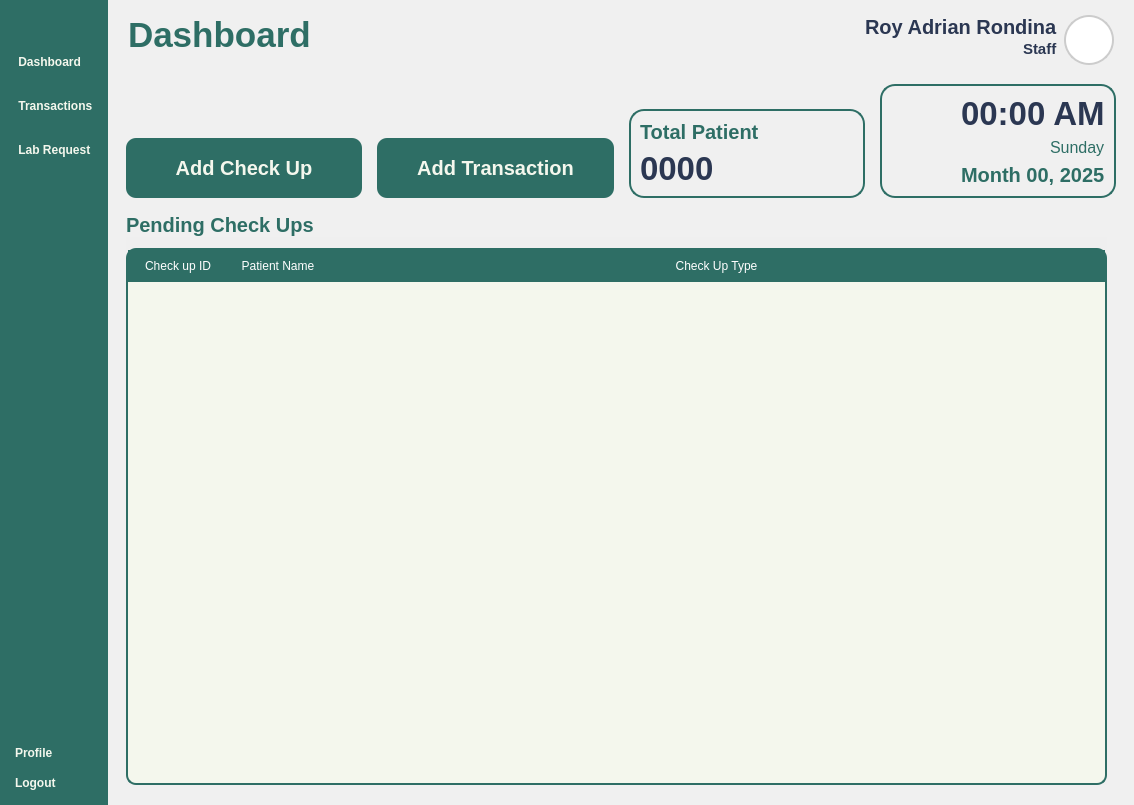
<?xml version="1.0" encoding="UTF-8"?>
<ui version="4.0">
 <class>Form</class>
 <widget class="QWidget" name="Form">
  <property name="geometry">
   <rect>
    <x>0</x>
    <y>0</y>
    <width>1134</width>
    <height>805</height>
   </rect>
  </property>
  <property name="windowTitle">
   <string>Form</string>
  </property>
  <property name="styleSheet">
   <string notr="true">*{
	padding: 0px;
	margin: 0px;
	border: 0px;
}
QPushButton {
	font: 900 17pt &quot;Satoshi Black&quot;;
	background-color: transparent;
 	border-radius: 10px;
	font-weight: bold;
	color: #F4F7ED;
	text-align: left;
	padding: 5px 5px;
}
#NavBar {
    background-color: #2E6E65; 
}
QLabel {
	font: 900 10pt &quot;Satoshi Black&quot;;
	font-size: 20px;
	font-weight: bold;
	color: #2E6E65;
	qproperty-alignment: 'AlignLeft';
    qproperty-wordWrap: true;
	background: transparent;
}

</string>
  </property>
  <layout class="QHBoxLayout" name="horizontalLayout">
   <property name="spacing">
    <number>0</number>
   </property>
   <property name="leftMargin">
    <number>0</number>
   </property>
   <property name="topMargin">
    <number>0</number>
   </property>
   <property name="rightMargin">
    <number>0</number>
   </property>
   <property name="bottomMargin">
    <number>0</number>
   </property>
   <item>
    <widget class="QWidget" name="NavBar" native="true">
     <property name="sizePolicy">
      <sizepolicy hsizetype="Preferred" vsizetype="Expanding">
       <horstretch>0</horstretch>
       <verstretch>0</verstretch>
      </sizepolicy>
     </property>
     <layout class="QVBoxLayout" name="verticalLayout_3">
      <property name="spacing">
       <number>6</number>
      </property>
      <property name="leftMargin">
       <number>10</number>
      </property>
      <property name="topMargin">
       <number>10</number>
      </property>
      <property name="rightMargin">
       <number>10</number>
      </property>
      <property name="bottomMargin">
       <number>10</number>
      </property>
      <item>
       <widget class="QPushButton" name="DashBoardButton_2">
        <property name="text">
         <string/>
        </property>
        <property name="icon">
         <iconset resource="../Images/resources.qrc">
          <normaloff>:/icons/icons/align-justify.svg</normaloff>:/icons/icons/align-justify.svg</iconset>
        </property>
        <property name="iconSize">
         <size>
          <width>40</width>
          <height>40</height>
         </size>
        </property>
       </widget>
      </item>
      <item>
       <spacer name="verticalSpacer_3">
        <property name="orientation">
         <enum>Qt::Vertical</enum>
        </property>
        <property name="sizeType">
         <enum>QSizePolicy::Fixed</enum>
        </property>
        <property name="sizeHint" stdset="0">
         <size>
          <width>20</width>
          <height>10</height>
         </size>
        </property>
       </spacer>
      </item>
      <item>
       <layout class="QVBoxLayout" name="MainButtons_2">
        <property name="spacing">
         <number>20</number>
        </property>
        <property name="sizeConstraint">
         <enum>QLayout::SetNoConstraint</enum>
        </property>
        <item>
         <widget class="QPushButton" name="DashboardButton">
          <property name="styleSheet">
           <string notr="true">QPushButton{
	font: 900 20pt &quot;Satoshi Black&quot;;	
}
</string>
          </property>
          <property name="text">
           <string> Dashboard</string>
          </property>
          <property name="icon">
           <iconset resource="../Images/resources.qrc">
            <normaloff>:/icons/icons/layout-dashboard.svg</normaloff>:/icons/icons/layout-dashboard.svg</iconset>
          </property>
          <property name="iconSize">
           <size>
            <width>40</width>
            <height>40</height>
           </size>
          </property>
         </widget>
        </item>
        <item>
         <widget class="QPushButton" name="TransactionsButton">
          <property name="text">
           <string> Transactions</string>
          </property>
          <property name="icon">
           <iconset resource="../Images/resources.qrc">
            <normaloff>:/icons/icons/tickets.svg</normaloff>:/icons/icons/tickets.svg</iconset>
          </property>
          <property name="iconSize">
           <size>
            <width>40</width>
            <height>40</height>
           </size>
          </property>
         </widget>
        </item>
        <item>
         <widget class="QPushButton" name="LabButton">
          <property name="text">
           <string> Lab Request</string>
          </property>
          <property name="icon">
           <iconset resource="../Images/resources.qrc">
            <normaloff>:/icons/icons/test-tubes.svg</normaloff>:/icons/icons/test-tubes.svg</iconset>
          </property>
          <property name="iconSize">
           <size>
            <width>40</width>
            <height>40</height>
           </size>
          </property>
         </widget>
        </item>
       </layout>
      </item>
      <item>
       <spacer name="verticalSpacer_4">
        <property name="orientation">
         <enum>Qt::Vertical</enum>
        </property>
        <property name="sizeType">
         <enum>QSizePolicy::Expanding</enum>
        </property>
        <property name="sizeHint" stdset="0">
         <size>
          <width>20</width>
          <height>40</height>
         </size>
        </property>
       </spacer>
      </item>
      <item>
       <layout class="QVBoxLayout" name="verticalLayout_4">
        <property name="sizeConstraint">
         <enum>QLayout::SetNoConstraint</enum>
        </property>
        <item>
         <widget class="QPushButton" name="ProfileButton">
          <property name="text">
           <string>Profile</string>
          </property>
          <property name="icon">
           <iconset resource="../Images/resources.qrc">
            <normaloff>:/icons/icons/user-round-cog.svg</normaloff>:/icons/icons/user-round-cog.svg</iconset>
          </property>
          <property name="iconSize">
           <size>
            <width>40</width>
            <height>40</height>
           </size>
          </property>
         </widget>
        </item>
        <item>
         <widget class="QPushButton" name="LogoutButton">
          <property name="text">
           <string>Logout</string>
          </property>
          <property name="icon">
           <iconset resource="../Images/resources.qrc">
            <normaloff>:/icons/icons/log-out.svg</normaloff>:/icons/icons/log-out.svg</iconset>
          </property>
          <property name="iconSize">
           <size>
            <width>40</width>
            <height>40</height>
           </size>
          </property>
         </widget>
        </item>
       </layout>
      </item>
     </layout>
    </widget>
   </item>
   <item>
    <widget class="QWidget" name="MainBodyContainer" native="true">
     <property name="sizePolicy">
      <sizepolicy hsizetype="Expanding" vsizetype="Preferred">
       <horstretch>0</horstretch>
       <verstretch>0</verstretch>
      </sizepolicy>
     </property>
     <property name="styleSheet">
      <string notr="true">#MainBodyContainer {
	background-color: #f0f0f0;
}

#Header {
	padding: 20px 20px;
}
QLabel {
    padding: 0px; 
}
#UserType {
	font: 300 10pt &quot;Lexend Light&quot;;
	font-size: 15px;
	color: #2B3752;
}
#UserName {
	font: 600 10pt &quot;Lexend SemiBold&quot;;
	font-size: 25px;
	color: #2B3752;
}
#InterfaceTitle{
	font-size: 40px;
}
QGraphicsView {
    border: 2px solid #ccc; 
    border-radius: 25px;
    background: white; 
}

QComboBox {
    background-color: #2E6E65; 
    font-size: 15px;
    color: #1b3b3a; 
    border-radius: 10px;
    padding: 5px 10px;
    border: 1px solid #2E6E65; 
}

QComboBox::drop-down {
    background: transparent;
    border: none;
    width: 20px;
}

QPushButton {
	background-color: #2e6e65;
	font-size: 20px;
}



</string>
     </property>
     <layout class="QVBoxLayout" name="verticalLayout">
      <property name="spacing">
       <number>0</number>
      </property>
      <property name="leftMargin">
       <number>0</number>
      </property>
      <property name="topMargin">
       <number>0</number>
      </property>
      <property name="rightMargin">
       <number>0</number>
      </property>
      <property name="bottomMargin">
       <number>0</number>
      </property>
      <item>
       <widget class="QFrame" name="Header">
        <property name="styleSheet">
         <string notr="true">#Header {
	padding: 10px 20px;
	padding-top: 15px;
}
QLabel {
    padding: 0px; 
}
#UserType {
	font: 300 10pt &quot;Lexend Light&quot;;
	font-size: 15px;
	color: #2B3752;
}
#UserName {
	font: 600 10pt &quot;Lexend SemiBold&quot;;
	font-size: 20px;
	color: #2B3752;
}
#InterfaceTitle{
	font-size: 35px;
}
QGraphicsView {
    border: 2px solid #ccc; 
    border-radius: 25px;
    background: white; 
}</string>
        </property>
        <property name="frameShape">
         <enum>QFrame::StyledPanel</enum>
        </property>
        <property name="frameShadow">
         <enum>QFrame::Raised</enum>
        </property>
        <layout class="QHBoxLayout" name="horizontalLayout_2">
         <property name="leftMargin">
          <number>0</number>
         </property>
         <property name="topMargin">
          <number>0</number>
         </property>
         <property name="rightMargin">
          <number>0</number>
         </property>
         <property name="bottomMargin">
          <number>0</number>
         </property>
         <item>
          <widget class="QLabel" name="InterfaceTitle">
           <property name="layoutDirection">
            <enum>Qt::LeftToRight</enum>
           </property>
           <property name="text">
            <string>Dashboard</string>
           </property>
           <property name="alignment">
            <set>Qt::AlignLeading</set>
           </property>
          </widget>
         </item>
         <item>
          <layout class="QHBoxLayout" name="UserPanel">
           <property name="rightMargin">
            <number>0</number>
           </property>
           <item>
            <layout class="QVBoxLayout" name="UserInfo">
             <property name="spacing">
              <number>0</number>
             </property>
             <item alignment="Qt::AlignRight">
              <widget class="QLabel" name="UserName">
               <property name="text">
                <string>Roy Adrian Rondina</string>
               </property>
               <property name="alignment">
                <set>Qt::AlignLeading</set>
               </property>
              </widget>
             </item>
             <item alignment="Qt::AlignRight">
              <widget class="QLabel" name="UserType">
               <property name="text">
                <string>Staff</string>
               </property>
               <property name="alignment">
                <set>Qt::AlignLeading</set>
               </property>
              </widget>
             </item>
            </layout>
           </item>
           <item>
            <widget class="QFrame" name="Profile">
             <property name="sizePolicy">
              <sizepolicy hsizetype="Fixed" vsizetype="Fixed">
               <horstretch>0</horstretch>
               <verstretch>0</verstretch>
              </sizepolicy>
             </property>
             <property name="minimumSize">
              <size>
               <width>50</width>
               <height>50</height>
              </size>
             </property>
             <property name="maximumSize">
              <size>
               <width>50</width>
               <height>50</height>
              </size>
             </property>
             <property name="frameShape">
              <enum>QFrame::StyledPanel</enum>
             </property>
             <property name="frameShadow">
              <enum>QFrame::Raised</enum>
             </property>
             <layout class="QVBoxLayout" name="verticalLayout_5">
              <property name="spacing">
               <number>0</number>
              </property>
              <property name="leftMargin">
               <number>0</number>
              </property>
              <property name="topMargin">
               <number>0</number>
              </property>
              <property name="rightMargin">
               <number>0</number>
              </property>
              <property name="bottomMargin">
               <number>0</number>
              </property>
              <item>
               <widget class="QGraphicsView" name="ProfilePic">
                <property name="enabled">
                 <bool>true</bool>
                </property>
                <property name="sizePolicy">
                 <sizepolicy hsizetype="Preferred" vsizetype="Preferred">
                  <horstretch>0</horstretch>
                  <verstretch>0</verstretch>
                 </sizepolicy>
                </property>
                <property name="minimumSize">
                 <size>
                  <width>0</width>
                  <height>0</height>
                 </size>
                </property>
               </widget>
              </item>
             </layout>
            </widget>
           </item>
          </layout>
         </item>
        </layout>
       </widget>
      </item>
      <item>
       <widget class="QWidget" name="widget" native="true">
        <property name="sizePolicy">
         <sizepolicy hsizetype="Preferred" vsizetype="Expanding">
          <horstretch>0</horstretch>
          <verstretch>0</verstretch>
         </sizepolicy>
        </property>
        <layout class="QVBoxLayout" name="verticalLayout_2">
         <property name="topMargin">
          <number>0</number>
         </property>
         <property name="bottomMargin">
          <number>20</number>
         </property>
         <item>
          <widget class="QWidget" name="TopOverview" native="true">
           <property name="styleSheet">
            <string notr="true">#AddCheckUpButton, #AddTransactionButton {
	text-align: center;
}

#TotalPatient, #DayFrame {
	border: 2px solid  #2e6e65;
    border-radius: 15px; 
}

#Review {
	color: #2b3752;
	font-weight: 300;
	font-size: 12px;
}

#Total, #Time {
	color: #2b3752;
	font-size: 33px;
}

#Day {
	color: #2e6e65;
	font-weight: 300;
	font-size: 16px
}

</string>
           </property>
           <layout class="QHBoxLayout" name="horizontalLayout_3">
            <property name="spacing">
             <number>15</number>
            </property>
            <property name="bottomMargin">
             <number>0</number>
            </property>
            <item alignment="Qt::AlignBottom">
             <widget class="QPushButton" name="AddCheckUpButton">
              <property name="minimumSize">
               <size>
                <width>0</width>
                <height>60</height>
               </size>
              </property>
              <property name="maximumSize">
               <size>
                <width>16777215</width>
                <height>60</height>
               </size>
              </property>
              <property name="text">
               <string>Add Check Up</string>
              </property>
              <property name="icon">
               <iconset resource="../Images/resources.qrc">
                <normaloff>:/icons/icons/file-plus-2.svg</normaloff>:/icons/icons/file-plus-2.svg</iconset>
              </property>
              <property name="iconSize">
               <size>
                <width>40</width>
                <height>40</height>
               </size>
              </property>
             </widget>
            </item>
            <item alignment="Qt::AlignBottom">
             <widget class="QPushButton" name="AddTransactionButton">
              <property name="minimumSize">
               <size>
                <width>0</width>
                <height>60</height>
               </size>
              </property>
              <property name="maximumSize">
               <size>
                <width>16777215</width>
                <height>60</height>
               </size>
              </property>
              <property name="text">
               <string>Add Transaction</string>
              </property>
              <property name="icon">
               <iconset resource="../Images/resources.qrc">
                <normaloff>:/icons/icons/ticket-plus.svg</normaloff>:/icons/icons/ticket-plus.svg</iconset>
              </property>
              <property name="iconSize">
               <size>
                <width>40</width>
                <height>40</height>
               </size>
              </property>
             </widget>
            </item>
            <item alignment="Qt::AlignBottom">
             <widget class="QFrame" name="TotalPatient">
              <property name="sizePolicy">
               <sizepolicy hsizetype="Preferred" vsizetype="Preferred">
                <horstretch>0</horstretch>
                <verstretch>0</verstretch>
               </sizepolicy>
              </property>
              <property name="frameShape">
               <enum>QFrame::StyledPanel</enum>
              </property>
              <property name="frameShadow">
               <enum>QFrame::Raised</enum>
              </property>
              <layout class="QVBoxLayout" name="verticalLayout_8">
               <item alignment="Qt::AlignBottom">
                <widget class="QLabel" name="label_9">
                 <property name="text">
                  <string>Total Patient</string>
                 </property>
                </widget>
               </item>
               <item>
                <widget class="QLabel" name="Total">
                 <property name="sizePolicy">
                  <sizepolicy hsizetype="Preferred" vsizetype="Maximum">
                   <horstretch>0</horstretch>
                   <verstretch>0</verstretch>
                  </sizepolicy>
                 </property>
                 <property name="text">
                  <string>0000</string>
                 </property>
                </widget>
               </item>
              </layout>
             </widget>
            </item>
            <item>
             <widget class="QFrame" name="DayFrame">
              <property name="frameShape">
               <enum>QFrame::StyledPanel</enum>
              </property>
              <property name="frameShadow">
               <enum>QFrame::Raised</enum>
              </property>
              <layout class="QVBoxLayout" name="verticalLayout_9">
               <item alignment="Qt::AlignRight">
                <widget class="QLabel" name="Time">
                 <property name="text">
                  <string>00:00 AM</string>
                 </property>
                </widget>
               </item>
               <item alignment="Qt::AlignRight">
                <widget class="QLabel" name="Day">
                 <property name="text">
                  <string>Sunday</string>
                 </property>
                </widget>
               </item>
               <item alignment="Qt::AlignRight">
                <widget class="QLabel" name="Month">
                 <property name="text">
                  <string>Month 00, 2025</string>
                 </property>
                </widget>
               </item>
              </layout>
             </widget>
            </item>
           </layout>
          </widget>
         </item>
         <item>
          <widget class="QFrame" name="frame_3">
           <property name="frameShape">
            <enum>QFrame::StyledPanel</enum>
           </property>
           <property name="frameShadow">
            <enum>QFrame::Raised</enum>
           </property>
           <layout class="QHBoxLayout" name="horizontalLayout_4">
            <property name="spacing">
             <number>0</number>
            </property>
            <property name="leftMargin">
             <number>0</number>
            </property>
            <property name="topMargin">
             <number>0</number>
            </property>
            <property name="rightMargin">
             <number>9</number>
            </property>
            <property name="bottomMargin">
             <number>0</number>
            </property>
            <item>
             <widget class="QFrame" name="TableFrame">
              <property name="sizePolicy">
               <sizepolicy hsizetype="Preferred" vsizetype="Preferred">
                <horstretch>0</horstretch>
                <verstretch>0</verstretch>
               </sizepolicy>
              </property>
              <property name="frameShape">
               <enum>QFrame::StyledPanel</enum>
              </property>
              <property name="frameShadow">
               <enum>QFrame::Raised</enum>
              </property>
              <layout class="QVBoxLayout" name="verticalLayout_10">
               <property name="spacing">
                <number>0</number>
               </property>
               <property name="bottomMargin">
                <number>0</number>
               </property>
               <item>
                <widget class="QLabel" name="label_2">
                 <property name="text">
                  <string>Pending Check Ups</string>
                 </property>
                </widget>
               </item>
               <item>
                <widget class="QScrollArea" name="scrollArea">
                 <property name="styleSheet">
                  <string notr="true">QScrollBar:vertical {
     background: transparent;
     width: 10px;
	border-radius: 5px;
}
QScrollBar::handle:vertical {
    	background: #C0C0C0;
    	border-radius: 5px;
}
QScrollBar::handle:vertical:hover {
    	background: #A0A0A0;
}
QScrollBar::add-line:vertical,
QScrollBar::sub-line:vertical{
    	background: none;
    	border: none;
}</string>
                 </property>
                 <property name="widgetResizable">
                  <bool>true</bool>
                 </property>
                 <widget class="QWidget" name="scrollAreaWidgetContents">
                  <property name="geometry">
                   <rect>
                    <x>0</x>
                    <y>0</y>
                    <width>863</width>
                    <height>538</height>
                   </rect>
                  </property>
                  <layout class="QVBoxLayout" name="verticalLayout_7">
                   <property name="spacing">
                    <number>0</number>
                   </property>
                   <property name="leftMargin">
                    <number>0</number>
                   </property>
                   <property name="topMargin">
                    <number>11</number>
                   </property>
                   <property name="rightMargin">
                    <number>0</number>
                   </property>
                   <property name="bottomMargin">
                    <number>0</number>
                   </property>
                   <item>
                    <widget class="QTableWidget" name="PendingTable">
                     <property name="styleSheet">
                      <string notr="true">QTableWidget {
	background-color: #F4F7ED;
	gridline-color: transparent;
	border-radius: 10px;
	border: 2px solid #2E6E65;
}
QTableWidget::item {
	border: none;
	font: 16pt &quot;Lexend&quot;;
}
QTableWidget::item:selected {
	background-color: rgba(46, 110, 101, 0.3);
}
QTableWidget QHeaderView::section {
	background-color: #2E6E65;
	color: white;
	padding: 5px;
	font: 18px &quot;Lexend Medium&quot;;
	border: 2px solid #2E6E65;
}</string>
                     </property>
                     <attribute name="horizontalHeaderStretchLastSection">
                      <bool>true</bool>
                     </attribute>
                     <column>
                      <property name="text">
                       <string>Check up ID</string>
                      </property>
                     </column>
                     <column>
                      <property name="text">
                       <string>Patient Name</string>
                      </property>
                     </column>
                     <column>
                      <property name="text">
                       <string>Check Up Type</string>
                      </property>
                     </column>
                    </widget>
                   </item>
                  </layout>
                 </widget>
                </widget>
               </item>
               <item>
                <widget class="QFrame" name="LowerOverview">
                 <property name="styleSheet">
                  <string notr="true">#DiagnosisOverview {
	border: 2px solid  #2e6e65;
    border-radius: 15px; 
}

#AgeStageOverview{
	border: 2px solid  #2e6e65;
    border-radius: 15px; 
}

#ByDiagnosisLabel, #ByAgeStageLabel {
	color: #2b3752;
	font-weight: 300;
	font-size: 12px;
}

#ChildLabel, #AdultLabel, #ElderlyLabel, #TotalLabel {
	color: #2b3752;
	font-weight: 300;
	font-size: 20px;
}

#ChildPercentage, #AdultPercentage, #ElderlyPercentage, #TotalPercentage {
	color: #2b3752;
}

#Diagnosis1, #Diagnosis2, #Diagnosis3, #Diagnosis4 {
	color: #2b3752;
	font-weight: 300;
	font-size: 20px;
}

#DiagnosisPercentage1, #DiagnosisPercentage2, #DiagnosisPercentage3, #DiagnosisPercentage4 {
	color: #2b3752
}

#frame, #frame_2, #frame_5, #frame_7, #frame_8, #frame_9, #frame_10 {
	background-color: #b9cec4;
	border-radius: 13px;
}</string>
                 </property>
                 <property name="frameShape">
                  <enum>QFrame::StyledPanel</enum>
                 </property>
                 <property name="frameShadow">
                  <enum>QFrame::Raised</enum>
                 </property>
                 <layout class="QHBoxLayout" name="horizontalLayout_5">
                  <property name="spacing">
                   <number>0</number>
                  </property>
                  <property name="leftMargin">
                   <number>0</number>
                  </property>
                  <property name="topMargin">
                   <number>0</number>
                  </property>
                  <property name="rightMargin">
                   <number>0</number>
                  </property>
                  <property name="bottomMargin">
                   <number>0</number>
                  </property>
                 </layout>
                </widget>
               </item>
              </layout>
             </widget>
            </item>
           </layout>
          </widget>
         </item>
        </layout>
       </widget>
      </item>
     </layout>
    </widget>
   </item>
  </layout>
 </widget>
 <resources>
  <include location="../Images/resources.qrc"/>
 </resources>
 <connections/>
</ui>
